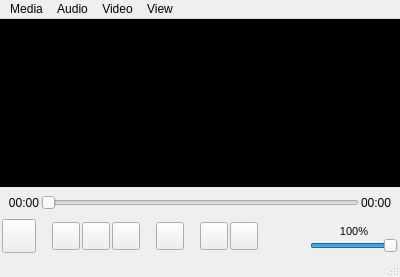
<?xml version="1.0" encoding="UTF-8"?>
<ui version="4.0">
 <class>mainWindow</class>
 <widget class="QMainWindow" name="mainWindow">
  <property name="geometry">
   <rect>
    <x>0</x>
    <y>0</y>
    <width>400</width>
    <height>277</height>
   </rect>
  </property>
  <property name="windowTitle">
   <string>OpenGL Video Player</string>
  </property>
  <widget class="QWidget" name="centralwidget">
   <layout class="QGridLayout" name="gridLayout">
    <property name="margin">
     <number>0</number>
    </property>
    <item row="0" column="0">
     <layout class="QVBoxLayout" name="verticalLayout" stretch="0,0,0">
      <property name="sizeConstraint">
       <enum>QLayout::SetNoConstraint</enum>
      </property>
      <item>
       <widget class="QWidget" name="blackBackground" native="true">
        <property name="sizePolicy">
         <sizepolicy hsizetype="Expanding" vsizetype="Expanding">
          <horstretch>0</horstretch>
          <verstretch>0</verstretch>
         </sizepolicy>
        </property>
        <property name="minimumSize">
         <size>
          <width>48</width>
          <height>48</height>
         </size>
        </property>
        <property name="focusPolicy">
         <enum>Qt::NoFocus</enum>
        </property>
        <property name="styleSheet">
         <string notr="true">background-color: black;</string>
        </property>
        <layout class="QGridLayout" name="gridLayout_3">
         <property name="margin">
          <number>0</number>
         </property>
         <item row="0" column="0">
          <widget class="QWidget" name="glWidget" native="true">
           <property name="sizePolicy">
            <sizepolicy hsizetype="Fixed" vsizetype="Fixed">
             <horstretch>0</horstretch>
             <verstretch>0</verstretch>
            </sizepolicy>
           </property>
           <property name="minimumSize">
            <size>
             <width>1</width>
             <height>1</height>
            </size>
           </property>
           <property name="focusPolicy">
            <enum>Qt::NoFocus</enum>
           </property>
           <property name="styleSheet">
            <string notr="true">background-color: black;</string>
           </property>
          </widget>
         </item>
        </layout>
       </widget>
      </item>
      <item>
       <layout class="QHBoxLayout" name="horizontalLayout">
        <property name="spacing">
         <number>2</number>
        </property>
        <item>
         <spacer name="horizontalSpacer_5">
          <property name="orientation">
           <enum>Qt::Horizontal</enum>
          </property>
          <property name="sizeType">
           <enum>QSizePolicy::Fixed</enum>
          </property>
          <property name="sizeHint" stdset="0">
           <size>
            <width>8</width>
            <height>20</height>
           </size>
          </property>
         </spacer>
        </item>
        <item>
         <widget class="QLabel" name="progressLabel">
          <property name="toolTip">
           <string>Elapsed time</string>
          </property>
          <property name="text">
           <string>00:00</string>
          </property>
          <property name="alignment">
           <set>Qt::AlignRight|Qt::AlignTrailing|Qt::AlignVCenter</set>
          </property>
         </widget>
        </item>
        <item>
         <widget class="QSlider" name="progressSlider">
          <property name="acceptDrops">
           <bool>false</bool>
          </property>
          <property name="maximum">
           <number>100000</number>
          </property>
          <property name="pageStep">
           <number>10</number>
          </property>
          <property name="tracking">
           <bool>true</bool>
          </property>
          <property name="orientation">
           <enum>Qt::Horizontal</enum>
          </property>
         </widget>
        </item>
        <item>
         <widget class="QLabel" name="movieLengthLabel">
          <property name="toolTip">
           <string>Total time</string>
          </property>
          <property name="text">
           <string>00:00</string>
          </property>
         </widget>
        </item>
        <item>
         <spacer name="horizontalSpacer_4">
          <property name="orientation">
           <enum>Qt::Horizontal</enum>
          </property>
          <property name="sizeType">
           <enum>QSizePolicy::Fixed</enum>
          </property>
          <property name="sizeHint" stdset="0">
           <size>
            <width>8</width>
            <height>20</height>
           </size>
          </property>
         </spacer>
        </item>
       </layout>
      </item>
      <item>
       <layout class="QHBoxLayout" name="horizontalLayout_2">
        <property name="spacing">
         <number>2</number>
        </property>
        <property name="leftMargin">
         <number>2</number>
        </property>
        <property name="rightMargin">
         <number>2</number>
        </property>
        <property name="bottomMargin">
         <number>2</number>
        </property>
        <item>
         <widget class="QPushButton" name="playButton">
          <property name="sizePolicy">
           <sizepolicy hsizetype="Fixed" vsizetype="Fixed">
            <horstretch>0</horstretch>
            <verstretch>0</verstretch>
           </sizepolicy>
          </property>
          <property name="minimumSize">
           <size>
            <width>34</width>
            <height>34</height>
           </size>
          </property>
          <property name="maximumSize">
           <size>
            <width>34</width>
            <height>34</height>
           </size>
          </property>
          <property name="toolTip">
           <string>Start play back</string>
          </property>
          <property name="statusTip">
           <string/>
          </property>
          <property name="text">
           <string notr="true"/>
          </property>
          <property name="icon">
           <iconset theme="media-playback-start">
            <normaloff>../../../../../</normaloff>../../../../../</iconset>
          </property>
         </widget>
        </item>
        <item>
         <spacer name="horizontalSpacer">
          <property name="orientation">
           <enum>Qt::Horizontal</enum>
          </property>
          <property name="sizeType">
           <enum>QSizePolicy::Fixed</enum>
          </property>
          <property name="sizeHint" stdset="0">
           <size>
            <width>14</width>
            <height>2</height>
           </size>
          </property>
         </spacer>
        </item>
        <item>
         <widget class="QPushButton" name="prevButton">
          <property name="minimumSize">
           <size>
            <width>28</width>
            <height>28</height>
           </size>
          </property>
          <property name="maximumSize">
           <size>
            <width>28</width>
            <height>28</height>
           </size>
          </property>
          <property name="toolTip">
           <string>Previous video</string>
          </property>
          <property name="text">
           <string/>
          </property>
          <property name="icon">
           <iconset theme="media-skip-backward">
            <normaloff>../../../../../</normaloff>../../../../../</iconset>
          </property>
          <property name="iconSize">
           <size>
            <width>18</width>
            <height>18</height>
           </size>
          </property>
         </widget>
        </item>
        <item>
         <widget class="QPushButton" name="stopButton">
          <property name="minimumSize">
           <size>
            <width>28</width>
            <height>28</height>
           </size>
          </property>
          <property name="maximumSize">
           <size>
            <width>28</width>
            <height>28</height>
           </size>
          </property>
          <property name="toolTip">
           <string>Stop playback</string>
          </property>
          <property name="text">
           <string/>
          </property>
          <property name="icon">
           <iconset theme="media-playback-stop">
            <normaloff>../../../../../</normaloff>../../../../../</iconset>
          </property>
          <property name="iconSize">
           <size>
            <width>18</width>
            <height>18</height>
           </size>
          </property>
          <property name="flat">
           <bool>false</bool>
          </property>
         </widget>
        </item>
        <item>
         <widget class="QPushButton" name="nextButton">
          <property name="minimumSize">
           <size>
            <width>28</width>
            <height>28</height>
           </size>
          </property>
          <property name="maximumSize">
           <size>
            <width>28</width>
            <height>28</height>
           </size>
          </property>
          <property name="toolTip">
           <string>Next video</string>
          </property>
          <property name="text">
           <string/>
          </property>
          <property name="icon">
           <iconset theme="media-skip-forward">
            <normaloff>../../../../../</normaloff>../../../../../</iconset>
          </property>
          <property name="iconSize">
           <size>
            <width>18</width>
            <height>18</height>
           </size>
          </property>
         </widget>
        </item>
        <item>
         <spacer name="horizontalSpacer_2">
          <property name="orientation">
           <enum>Qt::Horizontal</enum>
          </property>
          <property name="sizeType">
           <enum>QSizePolicy::Fixed</enum>
          </property>
          <property name="sizeHint" stdset="0">
           <size>
            <width>14</width>
            <height>2</height>
           </size>
          </property>
         </spacer>
        </item>
        <item>
         <widget class="QPushButton" name="fullscreenButton">
          <property name="minimumSize">
           <size>
            <width>28</width>
            <height>28</height>
           </size>
          </property>
          <property name="maximumSize">
           <size>
            <width>28</width>
            <height>28</height>
           </size>
          </property>
          <property name="toolTip">
           <string>Fullscreen</string>
          </property>
          <property name="text">
           <string/>
          </property>
          <property name="icon">
           <iconset theme="view-fullscreen">
            <normaloff>../../../../../</normaloff>../../../../../</iconset>
          </property>
          <property name="iconSize">
           <size>
            <width>18</width>
            <height>18</height>
           </size>
          </property>
         </widget>
        </item>
        <item>
         <spacer name="horizontalSpacer_6">
          <property name="orientation">
           <enum>Qt::Horizontal</enum>
          </property>
          <property name="sizeType">
           <enum>QSizePolicy::Fixed</enum>
          </property>
          <property name="sizeHint" stdset="0">
           <size>
            <width>14</width>
            <height>2</height>
           </size>
          </property>
         </spacer>
        </item>
        <item>
         <widget class="QPushButton" name="repeatButton">
          <property name="minimumSize">
           <size>
            <width>28</width>
            <height>28</height>
           </size>
          </property>
          <property name="maximumSize">
           <size>
            <width>28</width>
            <height>28</height>
           </size>
          </property>
          <property name="toolTip">
           <string>Repeat</string>
          </property>
          <property name="text">
           <string/>
          </property>
          <property name="icon">
           <iconset theme="media-playlist-repeat">
            <normaloff>../../../../../</normaloff>../../../../../</iconset>
          </property>
          <property name="iconSize">
           <size>
            <width>18</width>
            <height>18</height>
           </size>
          </property>
          <property name="checkable">
           <bool>true</bool>
          </property>
         </widget>
        </item>
        <item>
         <widget class="QPushButton" name="shuffleButton">
          <property name="minimumSize">
           <size>
            <width>28</width>
            <height>28</height>
           </size>
          </property>
          <property name="maximumSize">
           <size>
            <width>28</width>
            <height>28</height>
           </size>
          </property>
          <property name="focusPolicy">
           <enum>Qt::StrongFocus</enum>
          </property>
          <property name="toolTip">
           <string>Shuffle</string>
          </property>
          <property name="text">
           <string/>
          </property>
          <property name="icon">
           <iconset theme="media-playlist-shuffle">
            <normaloff>../../../../../</normaloff>../../../../../</iconset>
          </property>
          <property name="iconSize">
           <size>
            <width>18</width>
            <height>18</height>
           </size>
          </property>
          <property name="checkable">
           <bool>true</bool>
          </property>
         </widget>
        </item>
        <item>
         <spacer name="horizontalSpacer_3">
          <property name="orientation">
           <enum>Qt::Horizontal</enum>
          </property>
          <property name="sizeHint" stdset="0">
           <size>
            <width>40</width>
            <height>20</height>
           </size>
          </property>
         </spacer>
        </item>
        <item>
         <layout class="QVBoxLayout" name="verticalLayout_2">
          <property name="spacing">
           <number>0</number>
          </property>
          <item>
           <widget class="QLabel" name="volumeLabel">
            <property name="font">
             <font>
              <pointsize>8</pointsize>
             </font>
            </property>
            <property name="text">
             <string>100%</string>
            </property>
            <property name="alignment">
             <set>Qt::AlignBottom|Qt::AlignHCenter</set>
            </property>
           </widget>
          </item>
          <item>
           <widget class="QSlider" name="volumeSlider">
            <property name="sizePolicy">
             <sizepolicy hsizetype="Fixed" vsizetype="Fixed">
              <horstretch>0</horstretch>
              <verstretch>0</verstretch>
             </sizepolicy>
            </property>
            <property name="minimumSize">
             <size>
              <width>88</width>
              <height>0</height>
             </size>
            </property>
            <property name="maximumSize">
             <size>
              <width>88</width>
              <height>16777215</height>
             </size>
            </property>
            <property name="maximum">
             <number>100</number>
            </property>
            <property name="value">
             <number>100</number>
            </property>
            <property name="orientation">
             <enum>Qt::Horizontal</enum>
            </property>
            <property name="invertedAppearance">
             <bool>false</bool>
            </property>
            <property name="invertedControls">
             <bool>false</bool>
            </property>
           </widget>
          </item>
         </layout>
        </item>
       </layout>
      </item>
     </layout>
    </item>
   </layout>
  </widget>
  <widget class="QMenuBar" name="menubar">
   <property name="geometry">
    <rect>
     <x>0</x>
     <y>0</y>
     <width>400</width>
     <height>22</height>
    </rect>
   </property>
   <widget class="QMenu" name="menuMedia">
    <property name="title">
     <string>Media</string>
    </property>
    <addaction name="actionOpen_File"/>
    <addaction name="separator"/>
    <addaction name="actionQuit"/>
   </widget>
   <widget class="QMenu" name="menuAudio">
    <property name="title">
     <string>Audio</string>
    </property>
    <addaction name="actionAudio_Track"/>
   </widget>
   <widget class="QMenu" name="menuVideo">
    <property name="title">
     <string>Video</string>
    </property>
    <addaction name="actionVideo_Track"/>
   </widget>
   <widget class="QMenu" name="menuView">
    <property name="title">
     <string>View</string>
    </property>
    <addaction name="actionPlaylist"/>
   </widget>
   <addaction name="menuMedia"/>
   <addaction name="menuAudio"/>
   <addaction name="menuVideo"/>
   <addaction name="menuView"/>
  </widget>
  <widget class="QStatusBar" name="statusbar"/>
  <action name="actionOpen_File">
   <property name="icon">
    <iconset theme="document-open"/>
   </property>
   <property name="text">
    <string>Open File</string>
   </property>
   <property name="iconVisibleInMenu">
    <bool>true</bool>
   </property>
  </action>
  <action name="actionQuit">
   <property name="icon">
    <iconset theme="application-exit"/>
   </property>
   <property name="text">
    <string>Quit</string>
   </property>
   <property name="iconVisibleInMenu">
    <bool>true</bool>
   </property>
  </action>
  <action name="actionAudio_Track">
   <property name="text">
    <string>Audio Track</string>
   </property>
  </action>
  <action name="actionVideo_Track">
   <property name="text">
    <string>Video Track</string>
   </property>
  </action>
  <action name="actionPlaylist">
   <property name="text">
    <string>Playlist</string>
   </property>
  </action>
 </widget>
 <resources/>
 <connections>
  <connection>
   <sender>actionQuit</sender>
   <signal>activated()</signal>
   <receiver>mainWindow</receiver>
   <slot>close()</slot>
   <hints>
    <hint type="sourcelabel">
     <x>-1</x>
     <y>-1</y>
    </hint>
    <hint type="destinationlabel">
     <x>199</x>
     <y>138</y>
    </hint>
   </hints>
  </connection>
  <connection>
   <sender>actionOpen_File</sender>
   <signal>activated()</signal>
   <receiver>mainWindow</receiver>
   <slot>openVideoFile()</slot>
   <hints>
    <hint type="sourcelabel">
     <x>-1</x>
     <y>-1</y>
    </hint>
    <hint type="destinationlabel">
     <x>199</x>
     <y>138</y>
    </hint>
   </hints>
  </connection>
  <connection>
   <sender>fullscreenButton</sender>
   <signal>clicked()</signal>
   <receiver>mainWindow</receiver>
   <slot>toggleFullscreen()</slot>
   <hints>
    <hint type="sourcelabel">
     <x>174</x>
     <y>234</y>
    </hint>
    <hint type="destinationlabel">
     <x>199</x>
     <y>138</y>
    </hint>
   </hints>
  </connection>
  <connection>
   <sender>nextButton</sender>
   <signal>clicked()</signal>
   <receiver>mainWindow</receiver>
   <slot>nextVideo()</slot>
   <hints>
    <hint type="sourcelabel">
     <x>128</x>
     <y>234</y>
    </hint>
    <hint type="destinationlabel">
     <x>199</x>
     <y>138</y>
    </hint>
   </hints>
  </connection>
  <connection>
   <sender>playButton</sender>
   <signal>clicked()</signal>
   <receiver>mainWindow</receiver>
   <slot>togglePlayVideo()</slot>
   <hints>
    <hint type="sourcelabel">
     <x>19</x>
     <y>234</y>
    </hint>
    <hint type="destinationlabel">
     <x>199</x>
     <y>138</y>
    </hint>
   </hints>
  </connection>
  <connection>
   <sender>prevButton</sender>
   <signal>clicked()</signal>
   <receiver>mainWindow</receiver>
   <slot>previousVideo()</slot>
   <hints>
    <hint type="sourcelabel">
     <x>68</x>
     <y>234</y>
    </hint>
    <hint type="destinationlabel">
     <x>199</x>
     <y>138</y>
    </hint>
   </hints>
  </connection>
  <connection>
   <sender>progressSlider</sender>
   <signal>valueChanged(int)</signal>
   <receiver>mainWindow</receiver>
   <slot>skipVideo(int)</slot>
   <hints>
    <hint type="sourcelabel">
     <x>199</x>
     <y>199</y>
    </hint>
    <hint type="destinationlabel">
     <x>199</x>
     <y>138</y>
    </hint>
   </hints>
  </connection>
  <connection>
   <sender>repeatButton</sender>
   <signal>toggled(bool)</signal>
   <receiver>mainWindow</receiver>
   <slot>toggleRepeat(bool)</slot>
   <hints>
    <hint type="sourcelabel">
     <x>220</x>
     <y>234</y>
    </hint>
    <hint type="destinationlabel">
     <x>199</x>
     <y>138</y>
    </hint>
   </hints>
  </connection>
  <connection>
   <sender>shuffleButton</sender>
   <signal>toggled(bool)</signal>
   <receiver>mainWindow</receiver>
   <slot>toggleShuffle(bool)</slot>
   <hints>
    <hint type="sourcelabel">
     <x>250</x>
     <y>234</y>
    </hint>
    <hint type="destinationlabel">
     <x>199</x>
     <y>138</y>
    </hint>
   </hints>
  </connection>
  <connection>
   <sender>stopButton</sender>
   <signal>clicked()</signal>
   <receiver>mainWindow</receiver>
   <slot>stopVideo()</slot>
   <hints>
    <hint type="sourcelabel">
     <x>98</x>
     <y>234</y>
    </hint>
    <hint type="destinationlabel">
     <x>199</x>
     <y>138</y>
    </hint>
   </hints>
  </connection>
  <connection>
   <sender>volumeSlider</sender>
   <signal>valueChanged(int)</signal>
   <receiver>mainWindow</receiver>
   <slot>changeVolume(int)</slot>
   <hints>
    <hint type="sourcelabel">
     <x>351</x>
     <y>241</y>
    </hint>
    <hint type="destinationlabel">
     <x>199</x>
     <y>138</y>
    </hint>
   </hints>
  </connection>
 </connections>
 <slots>
  <slot>togglePlayVideo()</slot>
  <slot>toggleFullscreen()</slot>
  <slot>nextVideo()</slot>
  <slot>previousVideo()</slot>
  <slot>stopVideo()</slot>
  <slot>changeVolume(int)</slot>
  <slot>skipVideo(int)</slot>
  <slot>toggleShuffle(bool)</slot>
  <slot>toggleRepeat(bool)</slot>
  <slot>openVideoFile()</slot>
 </slots>
</ui>
